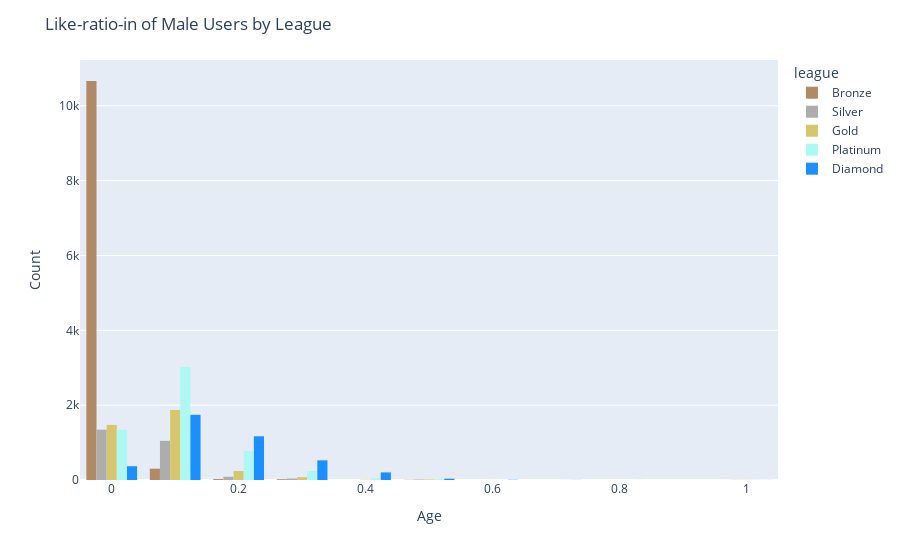

Source (notebook cell):
### Code cell
fig = px.histogram(
    res[res['gender']=='M'], 
    x="like_ratio_in",
    nbins=20,
    color="league",
    barmode="group",  # side-by-side
    category_orders={"league": ["Bronze", "Silver", "Gold", "Platinum", "Diamond"]},
    color_discrete_map=league_colors
)

fig.update_layout(
    title="Like-ratio-in of Male Users by League",
    xaxis_title="Age",
    yaxis_title="Count"
)

fig.show()

### Figure 1 — Plotly figure (JSON) as saved in the notebook; plotly's stock layout.template omitted (floating-point values rounded to 4 significant figures; data arrays with more than 128 entries replaced by an {"elided": "..."} marker saying what was removed)
{"data": [{"alignmentgroup": "True", "bingroup": "x", "hovertemplate": "league=Bronze<br>like_ratio_in=%{x}<br>count=%{y}<extra></extra>", "legendgroup": "Bronze", "marker": {"color": "#B08965", "pattern": {"shape": ""}}, "name": "Bronze", "nbinsx": 20, "offsetgroup": "Bronze", "orientation": "v", "showlegend": true, "type": "histogram", "x": {"elided": "11628 float values"}, "xaxis": "x", "yaxis": "y"}, {"alignmentgroup": "True", "bingroup": "x", "hovertemplate": "league=Silver<br>like_ratio_in=%{x}<br>count=%{y}<extra></extra>", "legendgroup": "Silver", "marker": {"color": "#AEADAD", "pattern": {"shape": ""}}, "name": "Silver", "nbinsx": 20, "offsetgroup": "Silver", "orientation": "v", "showlegend": true, "type": "histogram", "x": {"elided": "2538 float values"}, "xaxis": "x", "yaxis": "y"}, {"alignmentgroup": "True", "bingroup": "x", "hovertemplate": "league=Gold<br>like_ratio_in=%{x}<br>count=%{y}<extra></extra>", "legendgroup": "Gold", "marker": {"color": "#D6C76E", "pattern": {"shape": ""}}, "name": "Gold", "nbinsx": 20, "offsetgroup": "Gold", "orientation": "v", "showlegend": true, "type": "histogram", "x": {"elided": "3694 float values"}, "xaxis": "x", "yaxis": "y"}, {"alignmentgroup": "True", "bingroup": "x", "hovertemplate": "league=Platinum<br>like_ratio_in=%{x}<br>count=%{y}<extra></extra>", "legendgroup": "Platinum", "marker": {"color": "#AEF8F4", "pattern": {"shape": ""}}, "name": "Platinum", "nbinsx": 20, "offsetgroup": "Platinum", "orientation": "v", "showlegend": true, "type": "histogram", "x": {"elided": "5476 float values"}, "xaxis": "x", "yaxis": "y"}, {"alignmentgroup": "True", "bingroup": "x", "hovertemplate": "league=Diamond<br>like_ratio_in=%{x}<br>count=%{y}<extra></extra>", "legendgroup": "Diamond", "marker": {"color": "#1D8EFE", "pattern": {"shape": ""}}, "name": "Diamond", "nbinsx": 20, "offsetgroup": "Diamond", "orientation": "v", "showlegend": true, "type": "histogram", "x": {"elided": "4054 float values"}, "xaxis": "x", "yaxis": "y"}], "layout": {"barmode": "group", "legend": {"title": {"text": "league"}, "tracegroupgap": 0}, "margin": {"t": 60}, "title": {"text": "Like-ratio-in of Male Users by League"}, "xaxis": {"anchor": "y", "domain": [0, 1], "title": {"text": "Age"}}, "yaxis": {"anchor": "x", "domain": [0, 1], "title": {"text": "Count"}}}}
